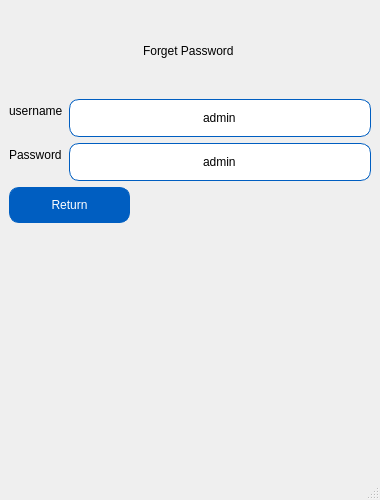
<?xml version="1.0" encoding="UTF-8"?>
<ui version="4.0">
 <class>ForgetPassowrd</class>
 <widget class="QMainWindow" name="ForgetPassowrd">
  <property name="geometry">
   <rect>
    <x>0</x>
    <y>0</y>
    <width>380</width>
    <height>500</height>
   </rect>
  </property>
  <property name="minimumSize">
   <size>
    <width>380</width>
    <height>500</height>
   </size>
  </property>
  <property name="maximumSize">
   <size>
    <width>380</width>
    <height>500</height>
   </size>
  </property>
  <property name="windowTitle">
   <string>MainWindow</string>
  </property>
  <property name="styleSheet">
   <string notr="true">#ForgetPassword {
	font: 12pt &quot;Noto Sans&quot;;
}

#title {
	font: 700 25pt &quot;Noto Sans&quot;;
	padding: 35px
}

#username_input, #password_input, #return_button {
	border: 1px solid  rgb(0, 94, 193);
	border-radius: 10px;
	padding: 10px;
	selection-color: rgb(255, 255, 255);
}

#return_button {
	background-color: rgb(0, 94, 193);
	color: rgb(255, 255, 255);
}

#return_button::hover {
	background-color: #0066cc;
	color: rgb(255, 255, 255);
}</string>
  </property>
  <widget class="QWidget" name="centralwidget">
   <layout class="QVBoxLayout" name="verticalLayout">
    <item>
     <layout class="QHBoxLayout" name="horizontalLayout_2">
      <item>
       <spacer name="horizontalSpacer">
        <property name="orientation">
         <enum>Qt::Orientation::Horizontal</enum>
        </property>
        <property name="sizeHint" stdset="0">
         <size>
          <width>40</width>
          <height>20</height>
         </size>
        </property>
       </spacer>
      </item>
      <item>
       <widget class="QLabel" name="title">
        <property name="text">
         <string>Forget Password </string>
        </property>
       </widget>
      </item>
      <item>
       <spacer name="horizontalSpacer_2">
        <property name="orientation">
         <enum>Qt::Orientation::Horizontal</enum>
        </property>
        <property name="sizeHint" stdset="0">
         <size>
          <width>40</width>
          <height>20</height>
         </size>
        </property>
       </spacer>
      </item>
     </layout>
    </item>
    <item>
     <layout class="QFormLayout" name="formLayout">
      <item row="0" column="0">
       <widget class="QLabel" name="label_2">
        <property name="text">
         <string>username</string>
        </property>
       </widget>
      </item>
      <item row="0" column="1">
       <widget class="QLineEdit" name="username_input">
        <property name="enabled">
         <bool>true</bool>
        </property>
        <property name="text">
         <string>admin</string>
        </property>
        <property name="alignment">
         <set>Qt::AlignmentFlag::AlignCenter</set>
        </property>
        <property name="readOnly">
         <bool>true</bool>
        </property>
       </widget>
      </item>
      <item row="1" column="0">
       <widget class="QLabel" name="label_3">
        <property name="text">
         <string>Password</string>
        </property>
       </widget>
      </item>
      <item row="1" column="1">
       <widget class="QLineEdit" name="password_input">
        <property name="enabled">
         <bool>true</bool>
        </property>
        <property name="text">
         <string>admin</string>
        </property>
        <property name="alignment">
         <set>Qt::AlignmentFlag::AlignCenter</set>
        </property>
        <property name="readOnly">
         <bool>true</bool>
        </property>
       </widget>
      </item>
     </layout>
    </item>
    <item>
     <layout class="QHBoxLayout" name="horizontalLayout" stretch="1,2">
      <item>
       <widget class="QPushButton" name="return_button">
        <property name="text">
         <string>Return</string>
        </property>
       </widget>
      </item>
      <item>
       <spacer name="horizontalSpacer_3">
        <property name="orientation">
         <enum>Qt::Orientation::Horizontal</enum>
        </property>
        <property name="sizeHint" stdset="0">
         <size>
          <width>40</width>
          <height>20</height>
         </size>
        </property>
       </spacer>
      </item>
     </layout>
    </item>
    <item>
     <spacer name="verticalSpacer">
      <property name="orientation">
       <enum>Qt::Orientation::Vertical</enum>
      </property>
      <property name="sizeHint" stdset="0">
       <size>
        <width>20</width>
        <height>170</height>
       </size>
      </property>
     </spacer>
    </item>
   </layout>
  </widget>
  <widget class="QStatusBar" name="statusBar"/>
 </widget>
 <resources/>
 <connections/>
</ui>
